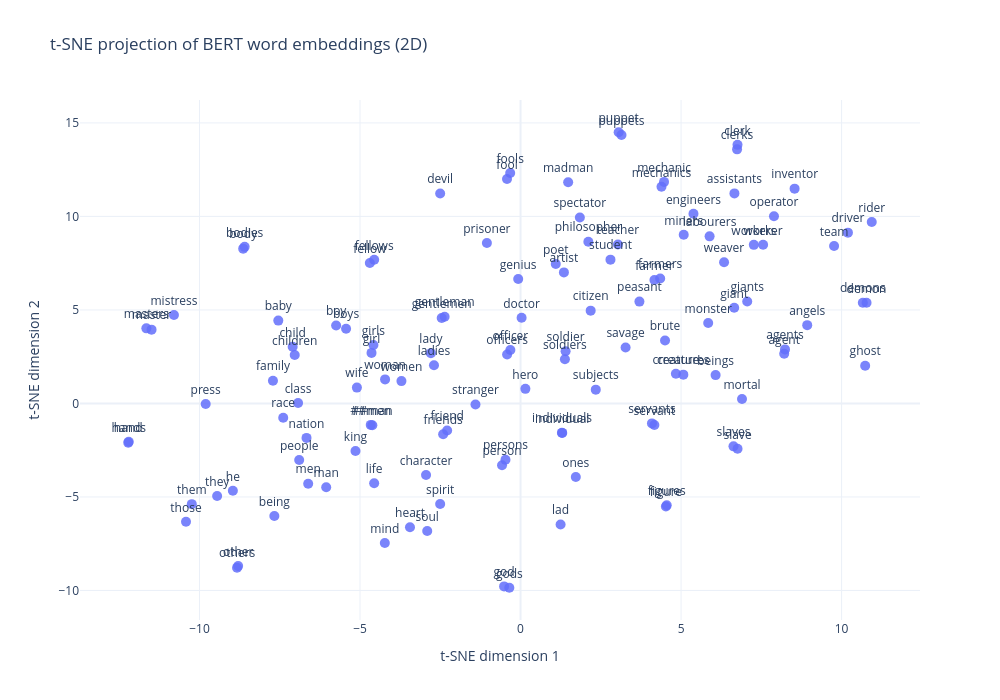

Notebook cell for this chart:
### Code cell
# Memory-safe example: reuse the model already loaded in `explainer`.
# Set dims = 2 or 3 to switch between 2D and 3D.
if not ("explainer" in globals() and hasattr(explainer, "model") and hasattr(explainer, "tokenizer")):
    raise RuntimeError(
        "`explainer` is not available. Run the model initialization cell first to avoid loading a second model copy."
    )

viz_dims = 2
word_file = f'{dataPath}/250_freq_pred_KB_edit.txt' if "dataPath" in globals() else 'input_data/250_freq_pred_KB_edit.txt'
words_for_tsne = open(word_file).read().splitlines()[:120]

coords, labels = plot_word_embeddings_tsne(
    explainer.model,
    words_for_tsne,
    tokenizer=explainer.tokenizer,
    seed=42,
    figsize=(12, 8),
    backend="plotly",
    dims=viz_dims,
)

### Figure 1 — Plotly figure (JSON) as saved in the notebook; plotly's stock layout.template omitted (floating-point values rounded to 4 significant figures)
{"data": [{"hovertemplate": "word=%{text}<br>x=%{x:.3f}<br>y=%{y:.3f}<extra></extra>", "marker": {"opacity": 0.85, "size": 10}, "mode": "markers+text", "text": ["man", "men", "woman", "child", "people", "person", "hands", "boy", "girl", "children", "women", "persons", "creature", "slave", "hand", "slaves", "boys", "gentleman", "being", "creatures", "girls", "fool", "master", "soldier", "beings", "lady", "soldiers", "brute", "servant", "fellow", "servants", "body", "clerk", "them", "mind", "others", "stranger", "mechanic", "fellows", "##men", "life", "god", "agent", "puppet", "miners", "labourers", "spirit", "they", "officer", "gentlemen", "fools", "engineers", "figure", "officers", "agents", "farmer", "monster", "soul", "teacher", "workers", "ladies", "##man", "masters", "friend", "baby", "worker", "other", "demon", "wife", "puppets", "individual", "genius", "devil", "inventor", "subjects", "doctor", "prisoner", "heart", "mortal", "press", "artist", "madman", "rider", "individuals", "those", "student", "mechanics", "savage", "character", "poet", "giant", "ones", "ghost", "assistants", "philosopher", "giants", "family", "hero", "lad", "figures", "team", "driver", "peasant", "demons", "weaver", "nation", "race", "friends", "class", "bodies", "clerks", "king", "farmers", "spectator", "citizen", "mistress", "he", "gods", "operator", "angels"], "textposition": "top center", "type": "scatter", "x": [-6.053, -6.614, -4.219, -7.098, -6.894, -0.5762, -12.2, -5.744, -4.641, -7.034, -3.71, -0.4692, 4.839, 6.759, -12.22, 6.633, -5.434, -2.365, -7.668, 5.071, -4.582, -0.4215, -11.49, 1.403, 6.075, -2.792, 1.381, 4.5, 4.169, -4.694, 4.093, -8.639, 6.758, -10.24, -4.227, -8.831, -1.403, 4.469, -4.558, -4.666, -4.56, -0.5122, 8.212, 3.056, 5.083, 5.889, -2.504, -9.45, -0.3173, -2.456, -0.3218, 5.386, 4.527, -0.418, 8.237, 4.17, 5.845, -2.907, 3.033, 7.266, -2.696, -4.616, -11.66, -2.286, -7.545, 7.555, -8.796, 10.78, -5.097, 3.144, 1.299, -0.07268, -2.503, 8.536, 2.343, 0.03273, -1.048, -3.443, 6.898, -9.807, 1.351, 1.483, 10.94, 1.289, -10.42, 2.801, 4.39, 3.272, -2.943, 1.098, 6.655, 1.721, 10.73, 6.662, 2.112, 7.061, -7.712, 0.1506, 1.247, 4.553, 9.766, 10.2, 3.703, 10.66, 6.339, -6.666, -7.392, -2.411, -6.929, -8.594, 6.744, -5.141, 4.349, 1.848, 2.184, -10.8, -8.96, -0.3492, 7.893, 8.929], "y": [-4.476, -4.29, 1.287, 3.032, -3.025, -3.304, -2.049, 4.168, 2.704, 2.587, 1.195, -3.007, 1.587, -2.425, -2.096, -2.294, 3.997, 4.64, -6.013, 1.54, 3.128, 12.0, 3.947, 2.794, 1.515, 2.69, 2.363, 3.369, -1.154, 7.514, -1.067, 8.278, 13.83, -5.384, -7.462, -8.781, -0.05471, 11.85, 7.68, -1.147, -4.27, -9.781, 2.656, 14.5, 9.018, 8.935, -5.378, -4.947, 2.862, 4.571, 12.32, 10.14, -5.507, 2.614, 2.89, 6.603, 4.302, -6.824, 8.503, 8.481, 2.045, -1.166, 4.015, -1.449, 4.429, 8.482, -8.692, 5.384, 0.8476, 14.35, -1.574, 6.658, 11.22, 11.49, 0.739, 4.579, 8.583, -6.615, 0.2383, -0.02774, 7.008, 11.83, 9.704, -1.564, -6.329, 7.69, 11.58, 2.988, -3.826, 7.459, 5.116, -3.929, 2.02, 11.23, 8.65, 5.452, 1.215, 0.7817, -6.467, -5.445, 8.419, 9.133, 5.446, 5.387, 7.554, -1.842, -0.7615, -1.642, 0.02722, 8.374, 13.59, -2.54, 6.685, 9.945, 4.962, 4.726, -4.67, -9.853, 10.01, 4.186]}], "layout": {"height": 700, "title": {"text": "t-SNE projection of BERT word embeddings (2D)"}, "width": 1000, "xaxis": {"title": {"text": "t-SNE dimension 1"}}, "yaxis": {"title": {"text": "t-SNE dimension 2"}}}}
